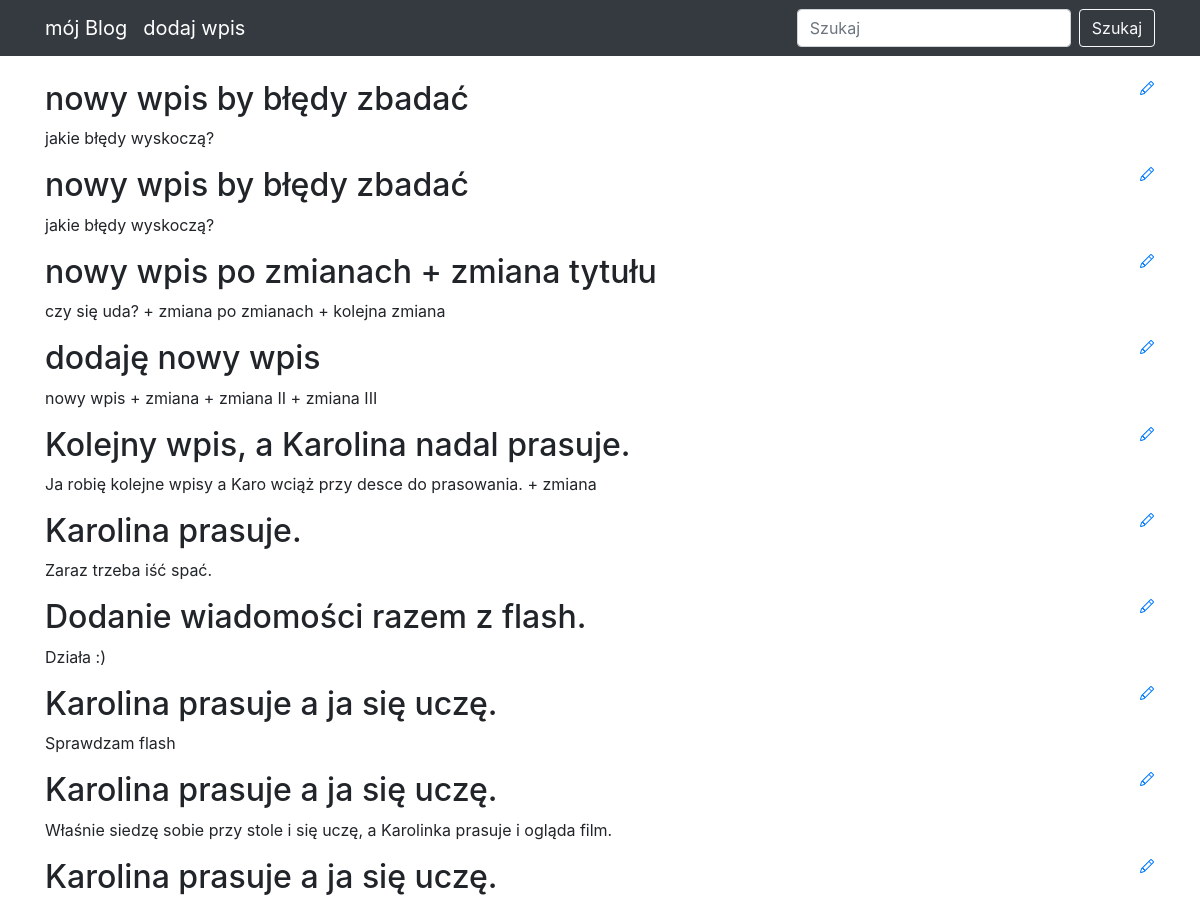
Before: / (upper part) with the older database file.
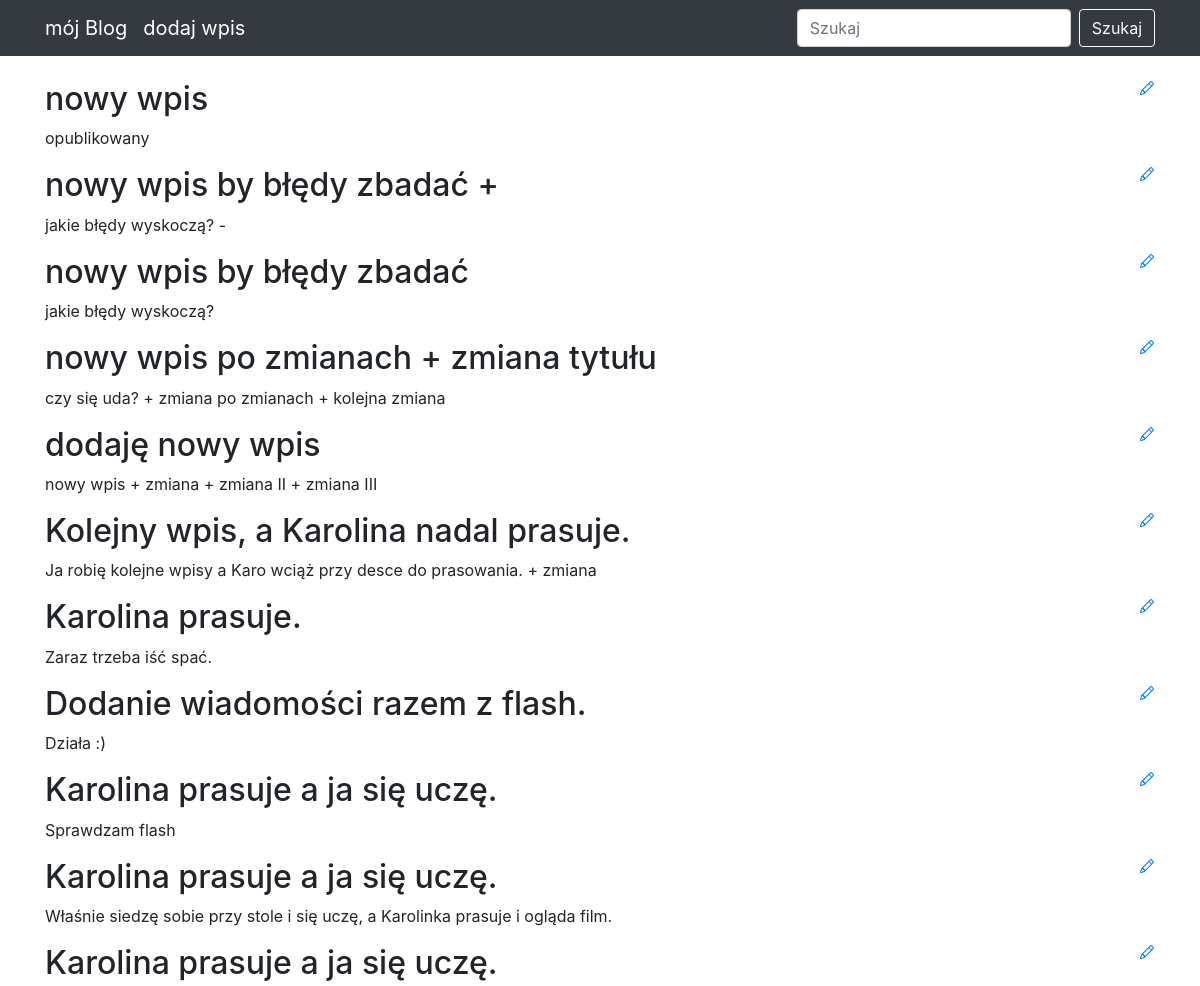
After: the same page with the newer database file.
### blog_app/models.py (models this page shows)
class Entry(db.Model):
    id = db.Column(db.Integer, primary_key=True)
    title = db.Column(db.String(80), nullable=False)
    body = db.Column(db.Text, nullable=False)
    pub_date = db.Column(db.DateTime, nullable=False,
                         default=datetime.datetime.utcnow())
    is_published = db.Column(db.Boolean, default=False)

### blog_app/routes.py (the view)
@app.route('/')
def index():
    all_post = Entry.query.filter_by(is_published=True).order_by(Entry.pub_date.desc())
    return render_template("homepage.html", all_post=all_post)

### blog_app/templates/homepage.html (shortened to what this page needs)
{% extends "base.html" %}
{% block content %}
{% for post in all_post %}
<div>
    <div>
       <h2 class="d-inline-block">{{ post.title }}</h2>
       <a href="{{ url_for('edit_entry', entry_id=post.id) }}">
       </a>
   </div>
        {{ post.body }}
</div>
{% endfor %}
{% endblock %}

### blog_app/templates/base.html (shortened to what this page needs)
<!DOCTYPE html>
<html lang="en">
<head>
  <link rel="stylesheet" href="https://stackpath.bootstrapcdn.com/bootstrap/4.4.1/css/bootstrap.min.css">
</head>
<body>
  <nav class="navbar navbar-expand-lg navbar-dark bg-dark static-top">
    <div class="container">
      <a class="navbar-brand" href="/">mój Blog</a>
      <a class="navbar-brand" href="/new-post/">dodaj wpis</a>
      <div class="collapse navbar-collapse" id="navbarResponsive">
        <ul class="navbar-nav ml-auto">
          <form class="form-inline" action="/search" method="GET">
            <input class="form-control mr-sm-2" type="text" value="{% if search_query %}{{ search_query }}{% endif %}" placeholder="Szukaj" aria-label="Search" name="q">
            <button class="btn btn-outline-light" type="submit">Szukaj</button>
          </form>
        </ul>
      </div>
    </div>
  </nav>
  <div class="container">
    <br>
    {% block content %}
    {% endblock %}
  </div>
</body>
</html>

Changed rows visible on the page:
added Entry: title "nowy wpis", body "opublikowany"
changed Entry: title "nowy wpis by błędy zbadać" → "nowy wpis by błędy zbadać +"; body "jakie błędy wyskoczą?" → "jakie błędy wyskoczą? -"
